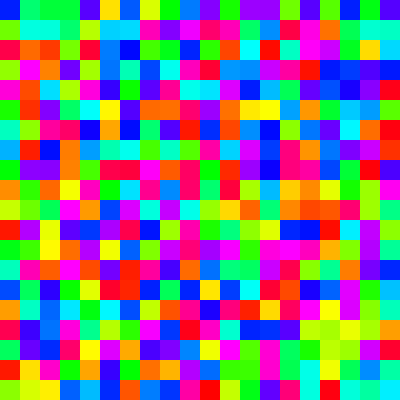
Frame 1 (no input)
Frame 60 (the mouse pressed at the canvas centre just before this capture): identical to frame 1, image omitted
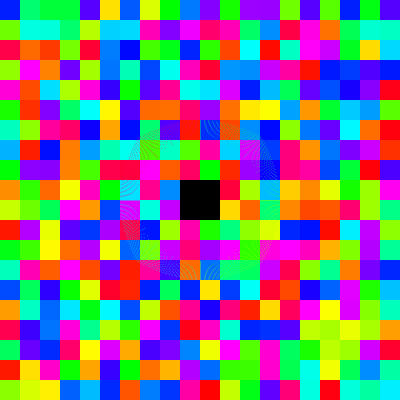
Frame 120 (the mouse held since frame 60 and released just before this capture)

The Processing sketch that drew these frames (run headless with seeded random() and noise(); from frame 60 on, the mouse is pressed at the canvas centre):

// Processing sketch: cubosexplosivos
// ── cubosexplosivos.pde
ArrayList puntos, cubos;

void setup() {
  size(400, 400);
  background(0);
  colorMode(HSB, 100);
  noStroke();
  puntos = new ArrayList();
  cubos = new ArrayList();

  for (int i = 0; i < height/20; i++) {
    for (int j = 0; j < width/20; j++) {
      cubos.add(new cubo(i*20,j*20,20));
    }
  }
}

void draw() {
  background(0);
  
  for (int i = 0; i < cubos.size(); i++) {
    
    cubo aux = (cubo) cubos.get(i);
    aux.act();
    if (!aux.vivo) {
      cubos.remove(i);
      i--;
    }
  }

  for (int i = 0; i < puntos.size(); i++) {
    punto aux = (punto) puntos.get(i);
    aux.act();
    if (aux.vida == 0) {
      puntos.remove(i);
      i--;
    }
  }
}

class cubo {
  float x, y, tam;
  color c;
  boolean vivo;

  cubo(float nx, float ny, float nt) {
    x = nx;
    y = ny;
    tam = nt;
    c = color(random(100), 100, 100);
    vivo = true;
  }

  void act() {

    if (vivo) {
      if (mousePressed) {
        if (mouseX >= x && mouseX <= x+tam) {
          if (mouseY >= y && mouseY <= y+tam) {
            vivo = false;
            crearP();
          }
        }
      }
      draw();
    }
  }

  void draw() {
    fill(c);
    rect(x, y, tam, tam);
  }

  void crearP() {
    for (int i = 0; i < tam; i++) {
      for (int j = 0; j < tam; j++) {
        puntos.add(new punto(x+j, y+i, mouseX, mouseY, c));
      }
    }
  }
}

class punto {
  float x, y, mx, my, vida;
  color c;

  punto(float nx, float ny, float xm, float ym, color nc) {
    x = nx;
    y = ny;
    c = nc;
    vida = 100;

    float ang = atan2(y-ym, x-xm);
    mx = cos(ang);
    my = sin(ang);
  }

  void act() {
    x += mx;
    y += my;
    vida--;
    draw();
  }

  void draw() {
    fill(c, vida);
    rect(x, y, 1, 1);
  }
}
